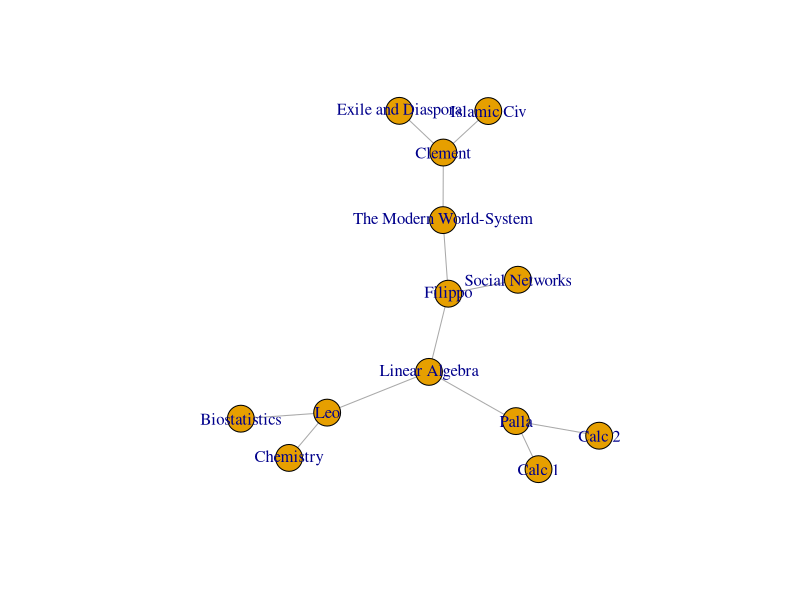
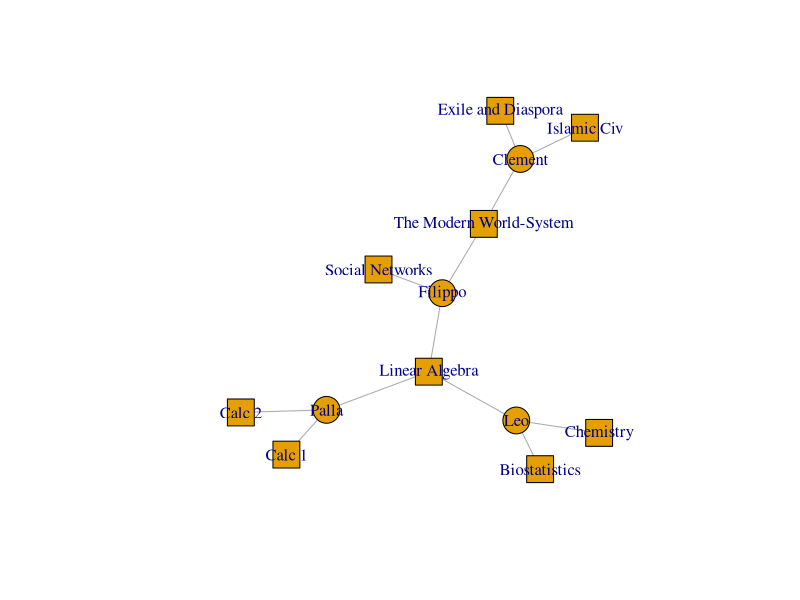
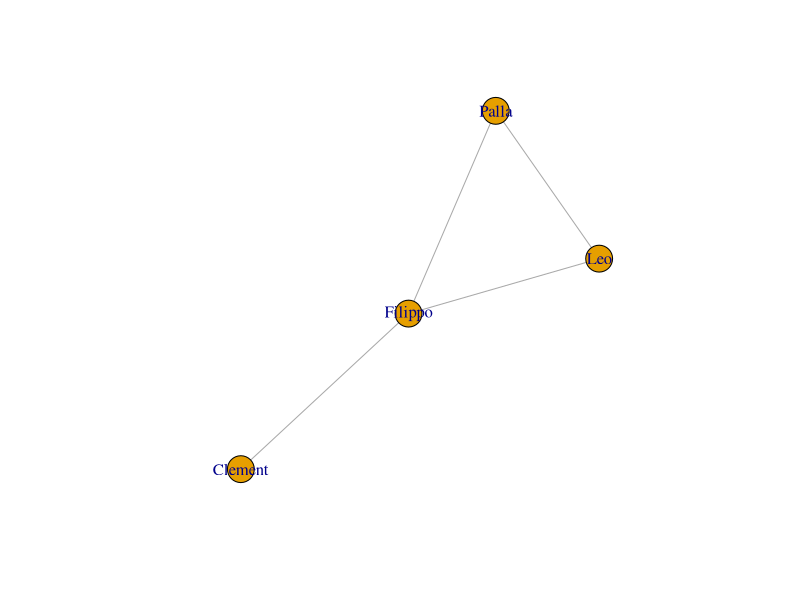
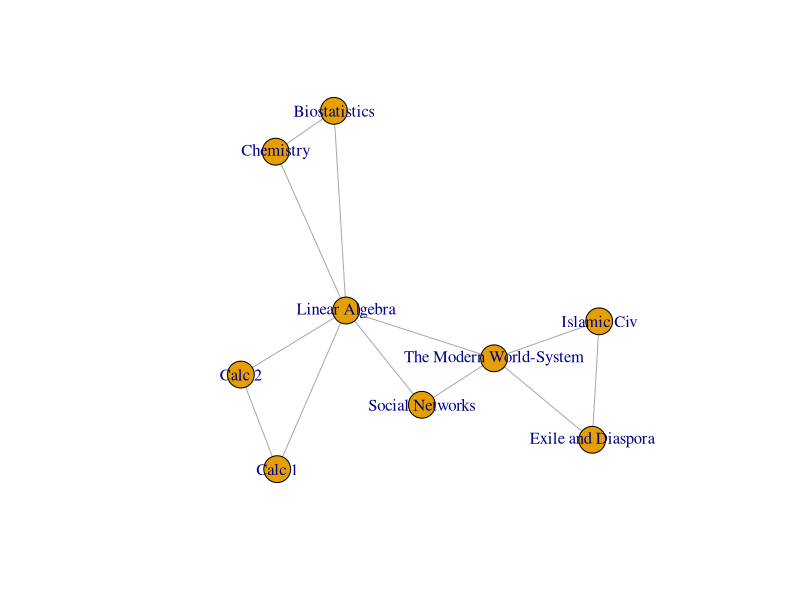
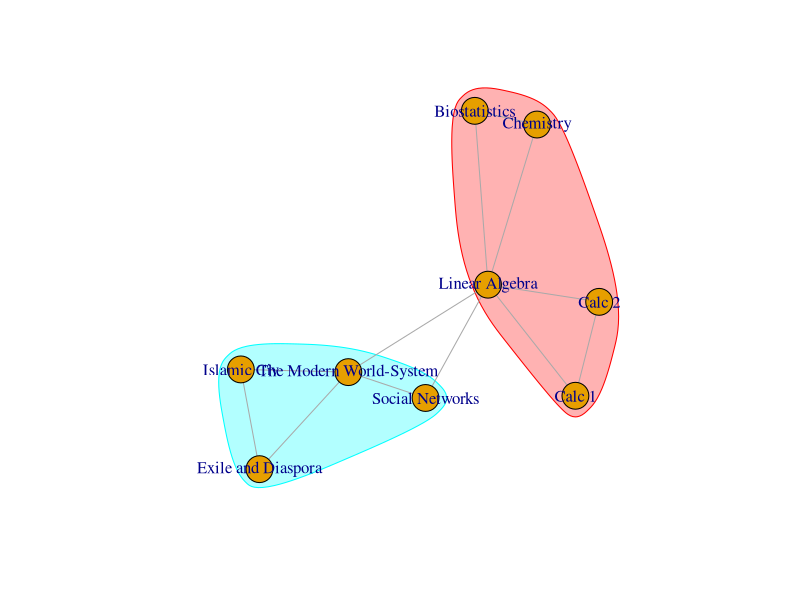
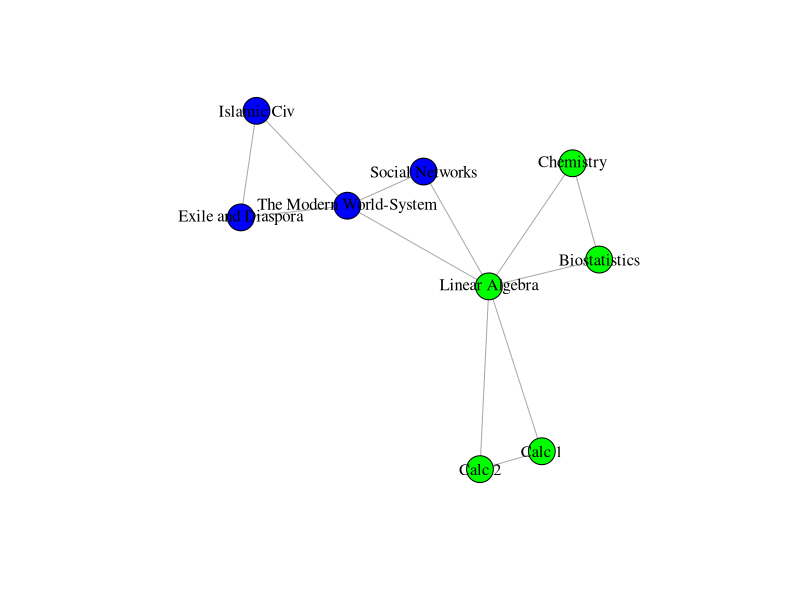

R code for these plots, in order:
# ******************************************************************************************************************
# AFFILIATION DATA
# ******************************************************************************************************************

# This portion of the tutorial focuses on affiliation data.  
# Individuals can be directly linked to one another by affections or interactions. We have spent most
# of the class so far detailing and analyzing the various types of direct relations. 

# However, they can also be linked through "affiliations", that is, shared associations to groups or objects.  

# As an example, people might be tied by the classes they have taken together.
# The data might look like:

# Person,  Classes
# Leo,     Biostatistics, Chemistry, Linear Algebra
# Clement, Islamic Civilization, The Modern World-System, Exile and Diaspora
# Palla,   Calc 1, Calc 2, Linear Algebra, 
# Filippo, Linear Algebra, Social Networks, The Modern World-System

# We can create a network with two types of nodes - one set of nodes will be people, the other classes.
# People, in this network, cannot be directly tied to each other. Rather they are co-affiliated with a 
# class, which serves as the basis of their connection. 
# Therefore, all ties will be between nodes of different types.

# To create this network, we need to turn the above data into an edgelist, convert it to a matrix, 
# and plot it in igraph.
library(igraph)
# Let's start with the data.

classes_data <- data.frame(name = c("Leo", "Clement", "Palla", "Filippo"),
                           class1 = c("Biostatistics","Islamic Civ", "Calc 1", "Linear Algebra"),
                           class2 = c("Chemistry", "The Modern World-System", "Calc 2", "Social Networks"),
                           class3 = c("Linear Algebra", "Exile and Diaspora", "Linear Algebra", "The Modern World-System"),
                           stringsAsFactors = FALSE)

View(classes_data)

# The reshape packages will let us convert the classes_data to an edgelist

# install.packages("reshape2")
library(reshape2)
classes_data <- melt(classes_data, measure.vars = c("class1", "class2","class3"), value.name = "classes", variable.name = "order")
# The ?melt function turns short form data into long form. It takes the class# variables and combines
# them into a single variable called classes.

classes_data <- subset(classes_data, select = c("name", "classes")) # We only want two columns, so we select the two we want using subset.

classesMatrix = table(classes_data) # We can then use the table function to turn it into an incidence matrix

class(classesMatrix) <- "matrix" # And we convert it from a table to a matrix
View(classesMatrix) # Cool!

# In an incidence matrix, the rows are  one class of node, while columns are another.
# The rows are generally people who are affiliated with groups in the columns. 

# Using the get.incidence() function will turn our matrix into a bipartite network. 
classesNet <- graph.incidence(classesMatrix, mode = c("all"))
plot(classesNet)

# We can change the shape of nodes to highlight their type.
V(classesNet)$shape <- ifelse(V(classesNet)$type == FALSE, "circle", "square")
plot(classesNet)

# ******************************************************************************************************************
# Unipartite Projection: Dot product
# ******************************************************************************************************************

# Bipartite networks can be represented (or "projected") as unipartite networks.  In this case, either people will be the
# only nodes, and they will be connected if they share an affiliation (i.e. they are in the same group) OR groups will 
# be the only nodes and they will be connected if they share an affiliation to a person. 

# We can make the projection two ways - using the bipartite.projection() function in igraph, or by
# multiplying the incidence matrix by its transpose (or vise versa).  

# The mathematical operation to make a person-to-person projection is to multiply the initial matrix by its transpose. 

# In R that looks like:
personMatrix = classesMatrix %*% t(classesMatrix) # the t() function transposes the matrix that is passed to it

diag(personMatrix) <- 0 # the diagonal tells us the number of groups each person is affiliated with, 
                        # but we set it to 0 using the ?diag function
View(personMatrix)

# To get the group-to-group matrix, we multiply the transpose by the initial matrix (reverse!)
groupMatrix = t(classesMatrix) %*% classesMatrix
View(groupMatrix) # The diagonal details the number of people in each class

diag(groupMatrix) <- 0 # we again set it to 0

# Both of these operations turn our rectangular incidence matrix into a square adjacency matrix. Order matters.
# Now that we have adjacency matrices can use the graph.adjacency() function to turn them into network objects.
personNet <- graph.adjacency(personMatrix, mode = "undirected")
groupNet <- graph.adjacency(groupMatrix, mode = "undirected")

plot(personNet)
plot(groupNet)

# We can analyze these networks just like we would any other network with a single node type.

# ******************************************************************************************************************
# Detecting groups
# ******************************************************************************************************************

# Finally, we can also detect groups in a network using a community detection algorithm. The best one for undirected graphs is "multilevel.community". For direct graphs, you can use walktrap.community.

groups_of_classes = multilevel.community(groupNet)

# The communities function extracts the communities, while the membership function returns a vector designating for each actor the community they belong to.

communities(groups_of_classes)
membership(groups_of_classes)

# We can mark groups in our plots in two ways. 
# The first way is to assign the mark.groups argument in plot to be equal to communities(groups_of_classes); it will draw shapes around the groups to designate them. This works well in small networks.
plot(groupNet, mark.groups = communities(groups_of_classes))

# In larger networks it is often better to just assign node colors according group membership. 
V(groupNet)$color = c("Green", "Blue")[membership(groups_of_classes)]
plot(groupNet, vertex.label.color = "black")